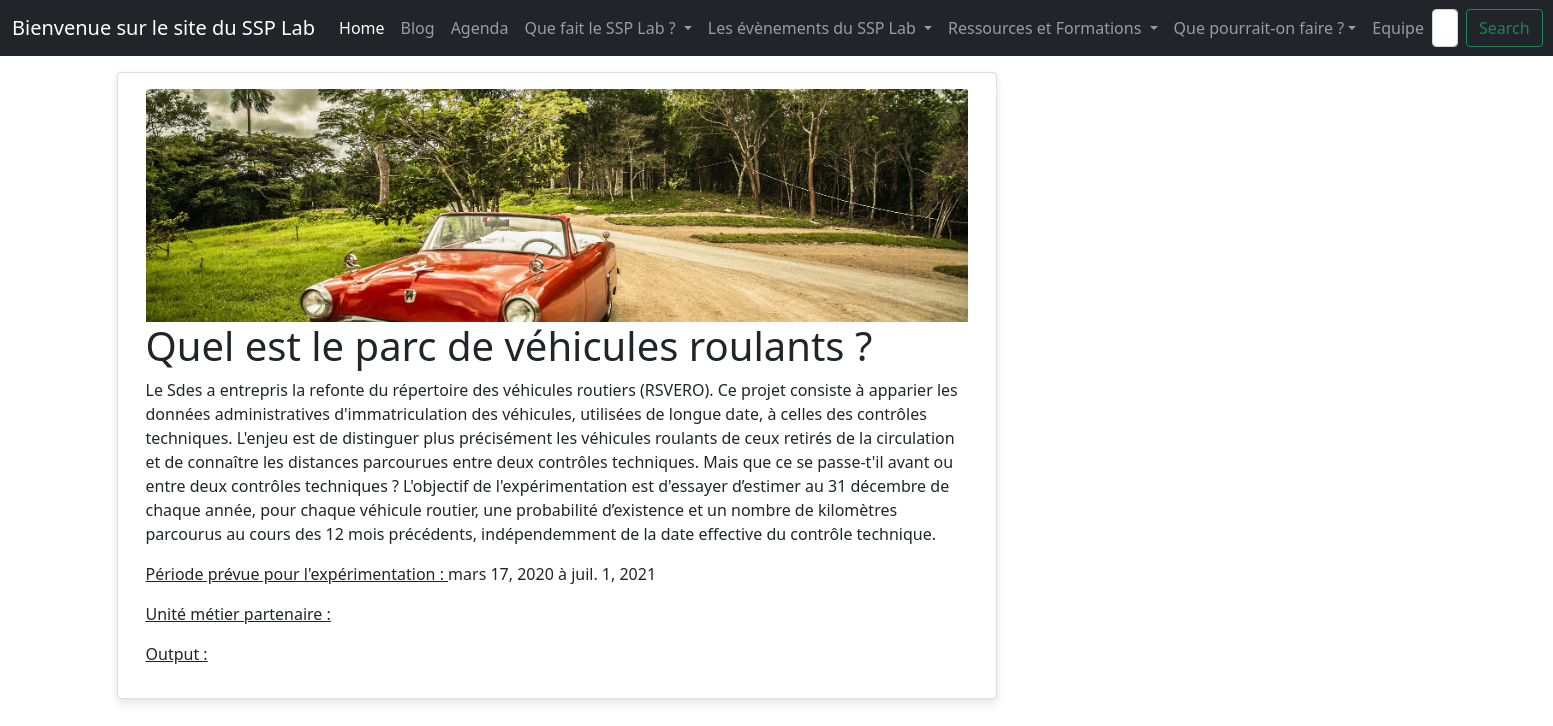
Page /expe/experimentation/quel-est-le-parc-de-vehicules-roulants/ on the committed database.
### expe/models.py (models this page shows, shortened)
class ExpeR(models.Model):
    title = models.CharField(max_length=400)
    body = models.TextField()
    author = models.CharField(max_length=200)
    date_debut  = models.DateField(default=datetime.date.today)
    date_fin  = models.DateField(default=datetime.date.today)
    image_titre = models.CharField(max_length = 100, default = '')
    slug = models.SlugField(max_length=200, unique=True, null= True, blank=False)
    class Meta:
        ordering = ['-date_fin']

### expe/views.py (the view)
# urls.py: path('experimentation/<slug:name>/', views.experimentation, name ='experimentation'),]
def experimentation(request,name):
    try:
        experimentation = ExpeR.objects.get(slug=name)
        data = {'experimentation':experimentation}
    except:
        data = {'experimentation','Cette experimentation n\'existe pas'}
    return render(request, 'expe/detail_expe.html', data)

### expe/templates/expe/detail_expe.html
{% extends 'home/base.html' %}
{% load static %}
{% block body %}
<div class = "row">
    <div class="col-md-8 card mb-4  mt-3 left  top" disabled>
        <div class="card-body" disabled>
            <img src="../../../static/img/{{experimentation.image_titre}}" class="card-img-top w" alt="...">
            <h1> {{ experimentation.title }} </h1>
            <p> {{ experimentation.body |safe}}</p>
            <p><u>Période prévue pour l'expérimentation : </u> {{ experimentation.date_debut }} à {{ experimentation.date_fin }}</p>
            <p><u> Unité métier partenaire : </u></p>
            <p><u>Output : </u></p>
        </div>
    </div>
</div>
{% endblock %}

### static/css/base.css (style rules this page uses)
body { background-color: white; }
.card-img-top { width: 100%; height: 15vw; object-fit: cover; }
.card { border-radius: 4px; background: #fff; box-shadow: 0 6px 10px rgba(0,0,0,.08), 0 0 6px rgba(0,0,0,.05); transition: .3s transform cubic-bezier(.155,1.105,.295,1.12),.3s box-shadow,.3s -webkit-transform cubic-bezier(.155,1.105,.295,1.12); cursor: pointer; }

### rows in the picture
ExpeR: image_titre (picture), title "Quel est le parc de véhicules roulants ?", body "Le Sdes a entrepris la refonte du répertoire des véhicules routiers (RSVERO). Ce projet consiste à apparier les données administratives d'immatriculation des véhicules, utilisées de longue date, à celles des contrôles techniques. L'enjeu est de distinguer plus précisément les véhicules roulants de ceux retirés de la circulation et de connaître les distances parcourues entre deux contrôles techniques. Mais que ce se passe-t'il avant ou entre deux contrôles techniques ? L'objectif de l'expérimentation est d'essayer d’estimer au 31 décembre de chaque année, pour chaque véhicule routier, une probabilité d’existence et un nombre de kilomètres parcourus au cours des 12 mois précédents,…", date_debut "mars 17, 2020", date_fin "juil. 1, 2021"
